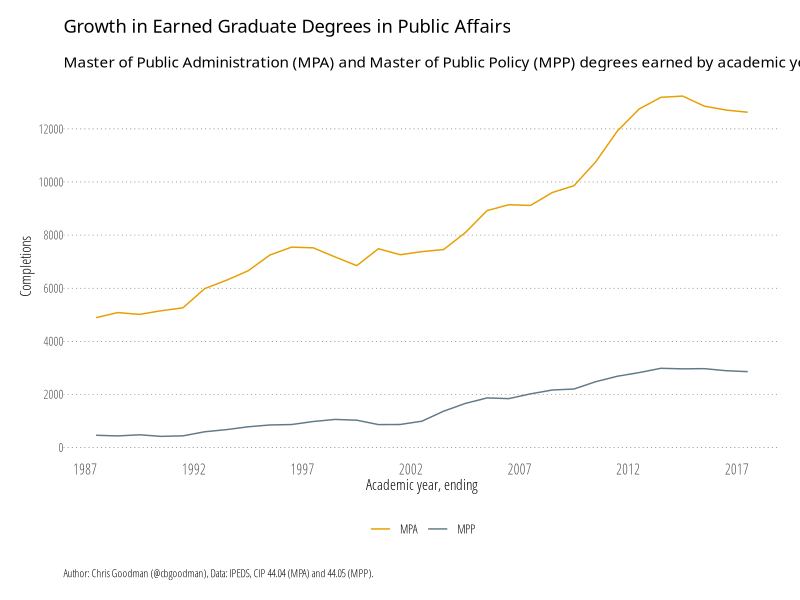
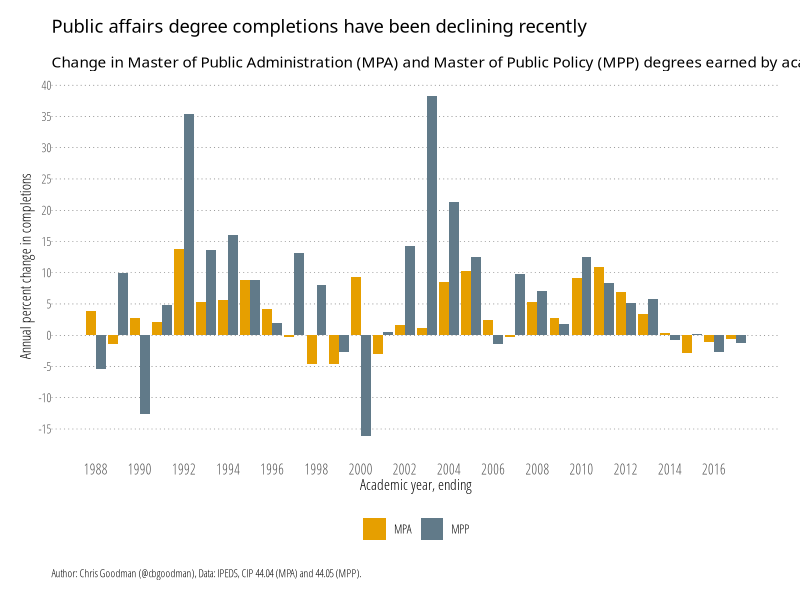

Generate these figures, in order, with R:
library(tidyverse)

# read in data - IPEDS data on completions in PA/PP masters programs
ipeds <- read.csv("data.csv")
ipeds <- transform(ipeds, cip = as.character(cip))

p <- ggplot(ipeds) +
  aes(x = ay_ending, y = students, group = cip) +
  geom_line(aes(color = cip), size = 0.5) +
  scale_x_continuous(breaks = seq(1987,2017, by = 5)) +
  scale_y_continuous(breaks = seq(0,14000, by = 2000)) +
  scale_color_manual(values = c("#E69F00", "#617A89"),
    labels=c("MPA", "MPP")) +
  guides(col = guide_legend(title = NULL, ncol=2)) +
  # Theming
  labs(
    title="Growth in Earned Graduate Degrees in Public Affairs",
    subtitle="Master of Public Administration (MPA) and Master of Public Policy (MPP) degrees earned by academic year",
    caption="Author: Chris Goodman (@cbgoodman), Data: IPEDS, CIP 44.04 (MPA) and 44.05 (MPP).",
    y="Completions",
    x="Academic year, ending") +
  theme_minimal(base_family="Open Sans Condensed Light") +
  theme(
    legend.position = "bottom",
    legend.title.align = 0.5,
    legend.text.align = 0) +
  # light, dotted major y-grid lines only
  theme(panel.grid=element_line())+
  theme(panel.grid.major.y=element_line(color="#2b2b2b", linetype="dotted", size=0.15))+
  theme(panel.grid.major.x=element_blank())+
  theme(panel.grid.minor.x=element_blank())+
  theme(panel.grid.minor.y=element_blank())+
  # light x-axis line only
  theme(axis.line=element_line())+
  theme(axis.line.y=element_blank())+
  theme(axis.line.x=element_blank())+
  # tick styling
  theme(axis.ticks=element_line())+
  theme(axis.ticks.x=element_blank())+
  theme(axis.ticks.y=element_blank())+
  theme(axis.ticks.length=unit(5, "pt"))+
  # x-axis labels
  theme(axis.text.x=element_text(size=10, hjust=0.95,vjust=0.2))+
  # breathing room for the plot
  theme(plot.margin=unit(rep(0.5, 4), "cm"))+
  # move the y-axis tick labels over a bit
  theme(axis.text.y=element_text(margin=margin(r=-5)))+
  theme(axis.text.x=element_text(margin=margin(r=-5)))+
  # make the plot title bold and modify the bottom margin a bit
  theme(plot.title=element_text(family="Open Sans Condensed Bold", margin=margin(b=15)))+
  # make the subtitle italic
  theme(plot.subtitle=element_text(family="Open Sans Condensed Light Italic"))+
  theme(plot.caption=element_text(size=8, hjust=0, margin=margin(t=15)))
ggsave(plot=p, "mpampp.png", width=8, height=6, units="in", dpi="retina")

attach(ipeds)
ipeds <- ipeds[order(cip, ay_ending),]
# Percent change
ipeds.data <- ipeds %>%
  group_by(cip) %>%
  mutate(diff = students - lag(students),
    percent_diff = diff / lag(students) * 100)

diff <- ggplot(ipeds.data) +
  aes(x = ay_ending, y = percent_diff, fill = cip) +
  geom_bar(stat="identity", position=position_dodge()) +
  scale_x_continuous(breaks = seq(1988,2017, by = 2),
    limits = c(1987.5,2017.5)) +
  scale_y_continuous(breaks = seq(-20,40, by = 5)) +
  scale_fill_manual(values = c("#E69F00", "#617A89"),
    labels=c("MPA", "MPP")) +
  guides(col = guide_legend(title = NULL, ncol=2)) +
  # Theming
  labs(
    title="Public affairs degree completions have been declining recently",
    subtitle="Change in Master of Public Administration (MPA) and Master of Public Policy (MPP) degrees earned by academic year, 1988-2017",
    caption="Author: Chris Goodman (@cbgoodman), Data: IPEDS, CIP 44.04 (MPA) and 44.05 (MPP).",
    y="Annual percent change in completions",
    x="Academic year, ending") +
  theme_minimal(base_family="Open Sans Condensed Light") +
  theme(
    legend.position = "bottom",
    legend.title.align = 0.5,
    legend.text.align = 0,
    legend.title = element_blank()) +
  # light, dotted major y-grid lines only
  theme(panel.grid=element_line())+
  theme(panel.grid.major.y=element_line(color="#2b2b2b", linetype="dotted", size=0.15))+
  theme(panel.grid.major.x=element_blank())+
  theme(panel.grid.minor.x=element_blank())+
  theme(panel.grid.minor.y=element_blank())+
  # light x-axis line only
  theme(axis.line=element_line())+
  theme(axis.line.y=element_blank())+
  theme(axis.line.x=element_blank())+
  # tick styling
  theme(axis.ticks=element_line())+
  theme(axis.ticks.x=element_blank())+
  theme(axis.ticks.y=element_blank())+
  theme(axis.ticks.length=unit(5, "pt"))+
  # x-axis labels
  theme(axis.text.x=element_text(size=10,vjust=0.2))+
  # breathing room for the plot
  theme(plot.margin=unit(rep(0.5, 4), "cm"))+
  # move the y-axis tick labels over a bit
  theme(axis.text.y=element_text(margin=margin(r=-5)))+
  theme(axis.text.x=element_text(margin=margin(r=-5)))+
  # make the plot title bold and modify the bottom margin a bit
  theme(plot.title=element_text(family="Open Sans Condensed Bold", margin=margin(b=15)))+
  # make the subtitle italic
  theme(plot.subtitle=element_text(family="Open Sans Condensed Light Italic"))+
  theme(plot.caption=element_text(size=8, hjust=0, margin=margin(t=15)))
ggsave(plot=diff, "mpamppdiff.png", width=8, height=6, units="in", dpi="retina")
